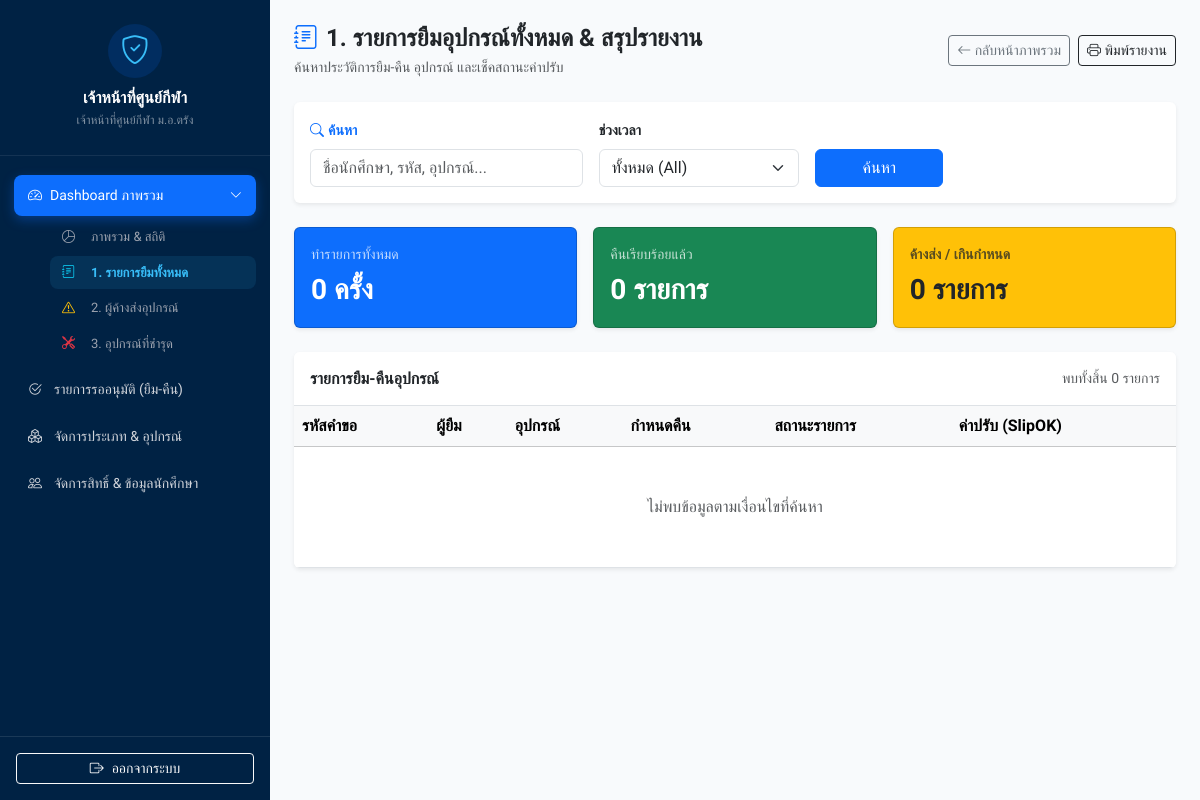
The page /admin/dashboard_borrows.php (signed in) on the database as committed earlier.
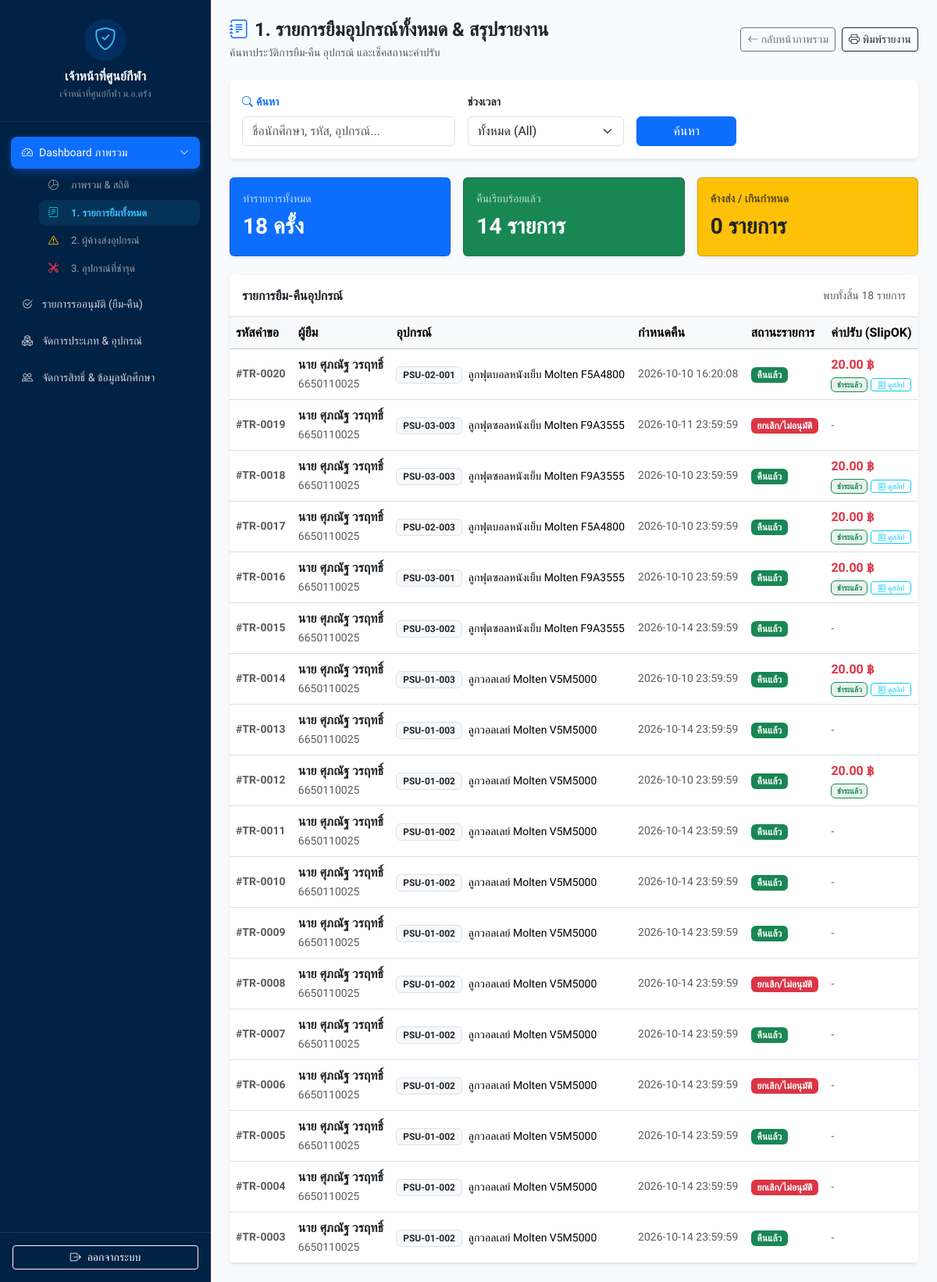
The same page on the database as committed later.
### tables this page shows
CREATE TABLE IF NOT EXISTS `transactions` (
  `trans_id` int(11) NOT NULL AUTO_INCREMENT,
  `eq_id` int(11) NOT NULL,
  `user_id` int(11) NOT NULL,
  `borrow_time` datetime NOT NULL,
  `due_time` datetime NOT NULL,
  `return_time` datetime DEFAULT NULL,
  `borrow_image` varchar(255) NOT NULL,
  `return_image` varchar(255) DEFAULT NULL,
  `trans_status` enum('pending_borrow','borrowed','pending_return','returned','overdue','rejected') NOT NULL DEFAULT 'pending_borrow',
  `analyze_damaged_status` enum('normal','damaged','pending') NOT NULL DEFAULT 'normal',
  `reject_reason` text DEFAULT NULL,
  `approve_by` int(11) DEFAULT NULL,
  `approve_datetime` datetime DEFAULT NULL,
  PRIMARY KEY (`trans_id`),
  KEY `eq_id` (`eq_id`),
  KEY `user_id` (`user_id`),
  CONSTRAINT `eq_id` FOREIGN KEY (`eq_id`) REFERENCES `sport_equipment` (`eq_id`) ON UPDATE CASCADE,
  CONSTRAINT `user_id` FOREIGN KEY (`user_id`) REFERENCES `user` (`user_id`) ON UPDATE CASCADE
);

CREATE TABLE IF NOT EXISTS `user` (
  `user_id` int(11) NOT NULL AUTO_INCREMENT,
  `line_user_id` varchar(255) DEFAULT NULL,
  `student_id` varchar(50) DEFAULT NULL,
  `full_name` varchar(255) DEFAULT NULL,
  `email` varchar(255) DEFAULT NULL,
  `gender` varchar(20) DEFAULT NULL,
  `national_id` varchar(13) DEFAULT NULL,
  `faculty` varchar(100) DEFAULT NULL,
  `campus` varchar(100) DEFAULT NULL,
  `role` enum('user','admin') DEFAULT 'user',
  `status` enum('active','inactive','graduated') DEFAULT 'active',
  `enrollment_year` int(4) DEFAULT NULL,
  `created_at` timestamp NOT NULL DEFAULT current_timestamp(),
  PRIMARY KEY (`user_id`),
  UNIQUE KEY `line_user_id` (`line_user_id`),
  UNIQUE KEY `psu_passport_id` (`student_id`) USING BTREE
);

CREATE TABLE IF NOT EXISTS `sport_equipment` (
  `eq_id` int(11) NOT NULL AUTO_INCREMENT,
  `category_id` int(11) DEFAULT NULL,
  `eq_code` varchar(255) DEFAULT '',
  `eq_name` varchar(255) DEFAULT '',
  `status` enum('avaliable','borrowed','damaged','maintenance','pending') NOT NULL DEFAULT 'avaliable',
  `created_at` timestamp NULL DEFAULT current_timestamp(),
  PRIMARY KEY (`eq_id`),
  KEY `category_id` (`category_id`),
  CONSTRAINT `category_id` FOREIGN KEY (`category_id`) REFERENCES `sport_categories` (`category_id`) ON UPDATE CASCADE
);

CREATE TABLE IF NOT EXISTS `equipment_fines` (
  `fine_id` int(11) NOT NULL AUTO_INCREMENT,
  `trans_id` int(11) NOT NULL,
  `price` decimal(10,2) NOT NULL,
  `slip_img` varchar(255) DEFAULT NULL,
  `payment_status` enum('unpaid','paid') NOT NULL DEFAULT 'unpaid',
  `slipok_status` enum('pending','verified','rejected') NOT NULL DEFAULT 'pending',
  `paid_time` datetime DEFAULT NULL,
  PRIMARY KEY (`fine_id`),
  KEY `trans_id` (`trans_id`),
  CONSTRAINT `trans_id` FOREIGN KEY (`trans_id`) REFERENCES `transactions` (`trans_id`) ON UPDATE CASCADE
);

### admin/dashboard_borrows.php (the view, shortened to what the changed rows need)
<?php
require_once '../config/db.php';
$conditions = [];
$params = [];
$whereClause = !empty($conditions) ? "WHERE " . implode(" AND ", $conditions) : "";
$stmtStat = $pdo->prepare("
    SELECT
        COUNT(*) as total_trans,
        SUM(CASE WHEN t.trans_status = 'borrowed' THEN 1 ELSE 0 END) as total_borrowed,
        SUM(CASE WHEN t.trans_status = 'returned' THEN 1 ELSE 0 END) as total_returned,
        SUM(CASE WHEN t.trans_status = 'rejected' THEN 1 ELSE 0 END) as total_rejected,
        SUM(CASE WHEN t.return_time IS NULL AND (t.trans_status = 'overdue' OR (t.due_time IS NOT NULL AND t.due_time < NOW() AND t.trans_status IN ('borrowed', 'pending_return'))) THEN 1 ELSE 0 END) as total_overdue
    FROM transactions t
    LEFT JOIN user u ON t.user_id = u.user_id
    LEFT JOIN sport_equipment e ON t.eq_id = e.eq_id
    $whereClause
");
$stmtStat->execute($params);
$summary = $stmtStat->fetch(PDO::FETCH_ASSOC);
$stmtList = $pdo->prepare("
    SELECT t.*, u.full_name, u.student_id, e.eq_code, e.eq_name, f.price as fine_amount, f.payment_status, f.slip_img
    FROM transactions t
    LEFT JOIN user u ON t.user_id = u.user_id
    LEFT JOIN sport_equipment e ON t.eq_id = e.eq_id
    LEFT JOIN equipment_fines f ON t.trans_id = f.trans_id
    $whereClause
    ORDER BY t.trans_id DESC
");
$stmtList->execute($params);
$reportData = $stmtList->fetchAll(PDO::FETCH_ASSOC);
?>
<!DOCTYPE html>
<html lang="th">
<head>
</head>
<body class="d-flex">
    <?php include '../components/sidebar.php'; ?>
    <div class="flex-grow-1 p-4 main-content" style="background-color: #f8fafc; min-height: 100vh;">
        <div class="row g-3 mb-4">
            <div class="col-md-4"><div class="card card-summary bg-primary text-white p-3 shadow-sm"><div class="small opacity-75">ทำรายการทั้งหมด</div><div class="fs-3 fw-bold mt-1"><?= number_format($summary['total_trans'] ?? 0) ?> ครั้ง</div></div></div>
            <div class="col-md-4"><div class="card card-summary bg-success text-white p-3 shadow-sm"><div class="small opacity-75">คืนเรียบร้อยแล้ว</div><div class="fs-3 fw-bold mt-1"><?= number_format($summary['total_returned'] ?? 0) ?> รายการ</div></div></div>
        </div>
        <div class="card p-0 overflow-hidden border-0 shadow-sm bg-white">
            <div class="card-header bg-white py-3 border-bottom d-flex justify-content-between align-items-center">
                <h6 class="fw-bold mb-0 text-dark">รายการยืม-คืนอุปกรณ์</h6>
                <span class="small text-muted">พบทั้งสิ้น <?= count($reportData) ?> รายการ</span>
            </div>
            <div class="table-responsive">
                <table class="table table-hover mb-0 align-middle">
                    <thead class="table-light text-secondary">
                        <tr>
                            <th>รหัสคำขอ</th>
                            <th>ผู้ยืม</th>
                            <th>อุปกรณ์</th>
                            <th>กำหนดคืน</th>
                            <th>สถานะรายการ</th>
                            <th>ค่าปรับ (SlipOK)</th>
                        </tr>
                    </thead>
                    <tbody>
                        <?php if (empty($reportData)): ?>
                            <tr><td colspan="6" class="text-center text-muted py-5">ไม่พบข้อมูลตามเงื่อนไขที่ค้นหา</td></tr>
                        <?php endif; ?>
                        <?php foreach ($reportData as $row):
                            $isOverdue = (!empty($row['due_time']) && strtotime($row['due_time']) < time() && empty($row['return_time']) && in_array($row['trans_status'], ['borrowed', 'overdue']));
                        ?>
                        <tr>
                            <td class="fw-semibold small text-muted">#TR-<?= str_pad($row['trans_id'], 4, '0', STR_PAD_LEFT) ?></td>
                            <td>
                                <div class="fw-bold text-dark"><?= htmlspecialchars($row['full_name'] ?? '-') ?></div>
                                <small class="text-muted"><?= htmlspecialchars($row['student_id'] ?? '-') ?></small>
                            </td>
                            <td>
                                <span class="badge bg-light text-dark border"><?= htmlspecialchars($row['eq_code'] ?? '-') ?></span>
                                <span class="ms-1 small"><?= htmlspecialchars($row['eq_name'] ?? '-') ?></span>
                            </td>
                            <td class="small <?= $isOverdue ? 'text-danger fw-bold' : 'text-muted' ?>">
                                <?= htmlspecialchars($row['due_time'] ?? '-') ?>
                            </td>
                            <td>
                                <?php
                                    if ($row['trans_status'] === 'returned') {
                                        echo '<span class="badge bg-success">คืนแล้ว</span>';
                                    } elseif ($row['trans_status'] === 'pending_return') {
                                        echo '<span class="badge bg-info text-dark">รออนุมัติคืน</span>';
                                    } elseif ($row['trans_status'] === 'overdue' || (!empty($row['due_time']) && strtotime($row['due_time']) < time() && empty($row['return_time']))) {
                                        echo '<span class="badge bg-warning text-dark">ค้างส่ง (เกินกำหนด)</span>';
                                    } elseif ($row['trans_status'] === 'borrowed') {
                                        echo '<span class="badge bg-primary">กำลังใช้งาน</span>';
                                    } elseif ($row['trans_status'] === 'rejected') {
                                        echo '<span class="badge bg-danger">ยกเลิก/ไม่อนุมัติ</span>';
                                    } else {
                                        echo '<span class="badge bg-secondary">' . htmlspecialchars($row['trans_status']) . '</span>';
                                    }
                                ?>
                            </td>
                            <td>
                                <?php if ($row['fine_amount'] > 0): ?>
                                    <div class="fw-bold text-danger"><?= number_format($row['fine_amount'], 2) ?> ฿</div>
                                    <div class="d-flex align-items-center mt-1 gap-1">
                                        <?php if ($row['payment_status'] === 'paid'): ?>
                                            <span class="badge bg-success bg-opacity-10 text-success border border-success" style="font-size: 10px;">ชำระแล้ว</span>
                                            <?php if (!empty($row['slip_img'])): ?>
                                                <button type="button" class="btn btn-sm btn-outline-info py-0 px-2 hide-print" style="font-size: 10px; border-radius: 4px;" onclick="viewSlipImage('<?= htmlspecialchars($row['slip_img']) ?>')">
                                                    <i class="bi bi-receipt"></i> ดูสลิป
                                                </button>
                                            <?php endif; ?>
                                        <?php else: ?>
                                            <span class="badge bg-danger bg-opacity-10 text-danger border border-danger" style="font-size: 10px;">ค้างชำระ</span>
                                        <?php endif; ?>
                                    </div>
                                <?php else: ?>
                                    <span class="text-muted small">-</span>
                                <?php endif; ?>
                            </td>
                        </tr>
                        <?php endforeach; ?>
                    </tbody>
                </table>
            </div>
        </div>
    </div>
</body>
</html>

Rows that differ between the two databases and show on the page:
added transactions: trans_id "0020", user.full_name "นาย ศุภณัฐ วรฤทธิ์", user.student_id "6650110025", eq.eq_code "PSU-02-001", eq.eq_name "ลูกฟุตบอลหนังเย็บ Molten F5A4800", due_time "2026-10-10 16:20:08", trans_status "คืนแล้ว", equipment_fines.price "20.00"
added transactions: trans_id "0019", user.full_name "นาย ศุภณัฐ วรฤทธิ์", user.student_id "6650110025", eq.eq_code "PSU-03-003", eq.eq_name "ลูกฟุตซอลหนังเย็บ Molten F9A3555", due_time "2026-10-11 23:59:59", trans_status "ยกเลิก/ไม่อนุมัติ"
added transactions: trans_id "0018", user.full_name "นาย ศุภณัฐ วรฤทธิ์", user.student_id "6650110025", eq.eq_code "PSU-03-003", eq.eq_name "ลูกฟุตซอลหนังเย็บ Molten F9A3555", due_time "2026-10-10 23:59:59", trans_status "คืนแล้ว", equipment_fines.price "20.00"
added transactions: trans_id "0017", user.full_name "นาย ศุภณัฐ วรฤทธิ์", user.student_id "6650110025", eq.eq_code "PSU-02-003", eq.eq_name "ลูกฟุตบอลหนังเย็บ Molten F5A4800", due_time "2026-10-10 23:59:59", trans_status "คืนแล้ว", equipment_fines.price "20.00"
added transactions: trans_id "0016", user.full_name "นาย ศุภณัฐ วรฤทธิ์", user.student_id "6650110025", eq.eq_code "PSU-03-001", eq.eq_name "ลูกฟุตซอลหนังเย็บ Molten F9A3555", due_time "2026-10-10 23:59:59", trans_status "คืนแล้ว", equipment_fines.price "20.00"
added transactions: trans_id "0015", user.full_name "นาย ศุภณัฐ วรฤทธิ์", user.student_id "6650110025", eq.eq_code "PSU-03-002", eq.eq_name "ลูกฟุตซอลหนังเย็บ Molten F9A3555", due_time "2026-10-14 23:59:59", trans_status "คืนแล้ว"
added transactions: trans_id "0014", user.full_name "นาย ศุภณัฐ วรฤทธิ์", user.student_id "6650110025", eq.eq_code "PSU-01-003", eq.eq_name "ลูกวอลเลย์ Molten V5M5000", due_time "2026-10-10 23:59:59", trans_status "คืนแล้ว", equipment_fines.price "20.00"
added transactions: trans_id "0013", user.full_name "นาย ศุภณัฐ วรฤทธิ์", user.student_id "6650110025", eq.eq_code "PSU-01-003", eq.eq_name "ลูกวอลเลย์ Molten V5M5000", due_time "2026-10-14 23:59:59", trans_status "คืนแล้ว"
added transactions: trans_id "0012", user.full_name "นาย ศุภณัฐ วรฤทธิ์", user.student_id "6650110025", eq.eq_code "PSU-01-002", eq.eq_name "ลูกวอลเลย์ Molten V5M5000", due_time "2026-10-10 23:59:59", trans_status "คืนแล้ว", equipment_fines.price "20.00", shows "ชำระแล้ว"
added transactions: trans_id "0011", user.full_name "นาย ศุภณัฐ วรฤทธิ์", user.student_id "6650110025", eq.eq_code "PSU-01-002", eq.eq_name "ลูกวอลเลย์ Molten V5M5000", due_time "2026-10-14 23:59:59", trans_status "คืนแล้ว"
added transactions: trans_id "0010", user.full_name "นาย ศุภณัฐ วรฤทธิ์", user.student_id "6650110025", eq.eq_code "PSU-01-002", eq.eq_name "ลูกวอลเลย์ Molten V5M5000", due_time "2026-10-14 23:59:59", trans_status "คืนแล้ว"
added transactions: trans_id "0009", user.full_name "นาย ศุภณัฐ วรฤทธิ์", user.student_id "6650110025", eq.eq_code "PSU-01-002", eq.eq_name "ลูกวอลเลย์ Molten V5M5000", due_time "2026-10-14 23:59:59", trans_status "คืนแล้ว"
added transactions: trans_id "0008", user.full_name "นาย ศุภณัฐ วรฤทธิ์", user.student_id "6650110025", eq.eq_code "PSU-01-002", eq.eq_name "ลูกวอลเลย์ Molten V5M5000", due_time "2026-10-14 23:59:59", trans_status "ยกเลิก/ไม่อนุมัติ"
added transactions: trans_id "0007", user.full_name "นาย ศุภณัฐ วรฤทธิ์", user.student_id "6650110025", eq.eq_code "PSU-01-002", eq.eq_name "ลูกวอลเลย์ Molten V5M5000", due_time "2026-10-14 23:59:59", trans_status "คืนแล้ว"
added transactions: trans_id "0006", user.full_name "นาย ศุภณัฐ วรฤทธิ์", user.student_id "6650110025", eq.eq_code "PSU-01-002", eq.eq_name "ลูกวอลเลย์ Molten V5M5000", due_time "2026-10-14 23:59:59", trans_status "ยกเลิก/ไม่อนุมัติ"
added transactions: trans_id "0005", user.full_name "นาย ศุภณัฐ วรฤทธิ์", user.student_id "6650110025", eq.eq_code "PSU-01-002", eq.eq_name "ลูกวอลเลย์ Molten V5M5000", due_time "2026-10-14 23:59:59", trans_status "คืนแล้ว"
added transactions: trans_id "0004", user.full_name "นาย ศุภณัฐ วรฤทธิ์", user.student_id "6650110025", eq.eq_code "PSU-01-002", eq.eq_name "ลูกวอลเลย์ Molten V5M5000", due_time "2026-10-14 23:59:59", trans_status "ยกเลิก/ไม่อนุมัติ"
added transactions: trans_id "0003", user.full_name "นาย ศุภณัฐ วรฤทธิ์", user.student_id "6650110025", eq.eq_code "PSU-01-002", eq.eq_name "ลูกวอลเลย์ Molten V5M5000", due_time "2026-10-14 23:59:59", trans_status "คืนแล้ว"
Other text that changed with them:
$summary['total_trans']: "0" → "18"
$summary['total_returned']: "0" → "14"
count($reportData): "0" → "18"
text no longer shown: "ไม่พบข้อมูลตามเงื่อนไขที่ค้นหา"
